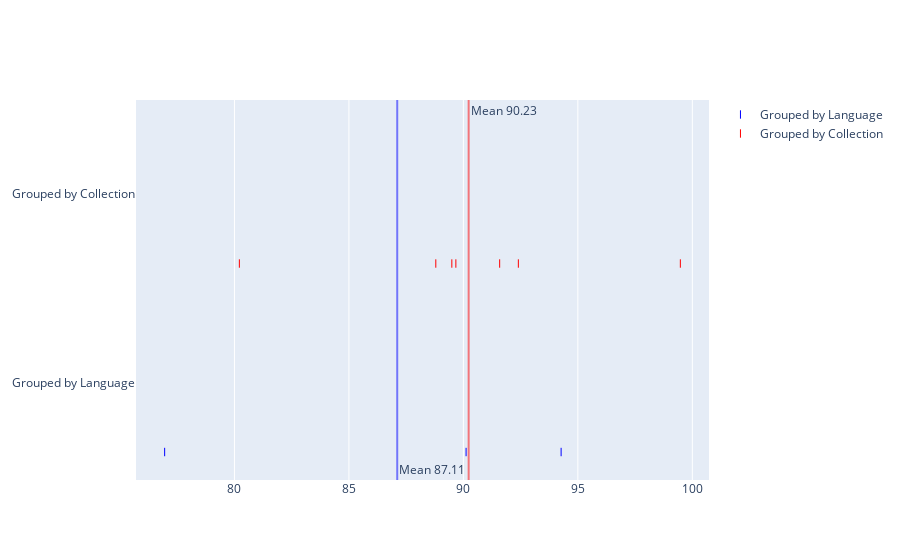

Here is the notebook cell this chart was saved with:
### Markdown cell above
I looked at the mean progress by collections and they are more or less the same. Which means on an average no collection is more or less reliable than the other.

### Code cell
from plotly.subplots import make_subplots

hist_data = large_df.groupby(["UserLanguage"])["Progress"].mean().reset_index()

nhist_data = large_df.groupby(["Collection"])["Progress"].mean().reset_index()


fig = make_subplots(rows=1, cols=1, shared_xaxes=True)

fig.add_trace(go.Box(
    x=hist_data["Progress"], 
    marker_symbol='line-ns-open', 
    marker_color='blue',
    boxpoints='all',
    jitter=0,
    fillcolor='rgba(255,255,255,0)',
    line_color='rgba(255,255,255,0)',
    hoveron='points',
    name='Grouped by Language'
))


fig.add_trace(go.Box(
    x=nhist_data["Progress"], 
    marker_symbol='line-ns-open', 
    marker_color='red',
    boxpoints='all',
    jitter=0,
    fillcolor='rgba(255,255,255,0)',
    line_color='rgba(255,255,255,0)',
    hoveron='points',
    name='Grouped by Collection'
))

fig.add_vline(x=hist_data["Progress"].mean().round(2), line_color='blue', opacity=.5, annotation_text="Mean {}".format(hist_data['Progress'].mean().round(2)), annotation_position="bottom right")
fig.add_vline(x=nhist_data["Progress"].mean().round(2), line_color='red', opacity=.5, annotation_text="Mean {}".format(nhist_data['Progress'].mean().round(2)), annotation_position="top right")


py.iplot(fig)

### Figure 1 — Plotly figure (JSON) as saved in the notebook; plotly's stock layout.template omitted (floating-point values rounded to 4 significant figures)
{"data": [{"boxpoints": "all", "fillcolor": "rgba(255,255,255,0)", "hoveron": "points", "jitter": 0, "line": {"color": "rgba(255,255,255,0)"}, "marker": {"color": "blue", "symbol": "line-ns-open"}, "name": "Grouped by Language", "type": "box", "x": [94.27, 76.95, 90.12]}, {"boxpoints": "all", "fillcolor": "rgba(255,255,255,0)", "hoveron": "points", "jitter": 0, "line": {"color": "rgba(255,255,255,0)"}, "marker": {"color": "red", "symbol": "line-ns-open"}, "name": "Grouped by Collection", "type": "box", "x": [89.67, 91.59, 99.48, 88.79, 92.4, 80.21, 89.5]}], "layout": {"annotations": [{"showarrow": false, "text": "Mean 87.11", "x": 87.11, "xanchor": "left", "xref": "x", "y": 0, "yanchor": "bottom", "yref": "y domain"}, {"showarrow": false, "text": "Mean 90.23", "x": 90.23, "xanchor": "left", "xref": "x", "y": 1, "yanchor": "top", "yref": "y domain"}], "shapes": [{"line": {"color": "blue"}, "opacity": 0.5, "type": "line", "x0": 87.11, "x1": 87.11, "xref": "x", "y0": 0, "y1": 1, "yref": "y domain"}, {"line": {"color": "red"}, "opacity": 0.5, "type": "line", "x0": 90.23, "x1": 90.23, "xref": "x", "y0": 0, "y1": 1, "yref": "y domain"}], "xaxis": {"anchor": "y", "domain": [0, 1]}, "yaxis": {"anchor": "x", "domain": [0, 1]}}}
